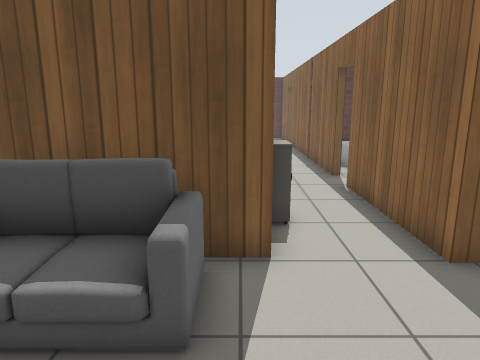
View 1 (above)

17 first-person views from a walk through a world built for the Gazebo simulator. The camera is 1.3 m above the floor, tilts 12° down and sees 70° across. The lines on the ground mark 1 m squares. The floor is counted in squares, 0.5 m on a side. Each view is taken from the middle of a square. On the plan, view 1 faces up. The plan holds only what a view shows up to about 20 squares ahead; the rest is blank. Robots are left out. Simple patterns stand in for the simulator's built-in surfaces. Some stock models are drawn as simple stand-ins. Some surface patterns are stand-ins.

View 2
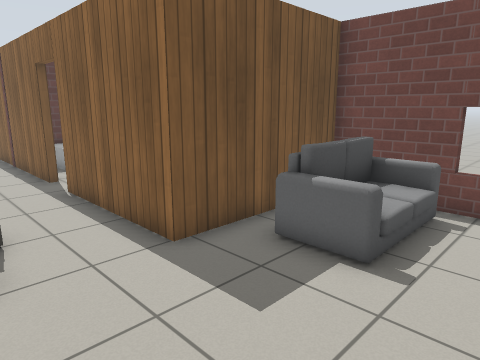

View 3
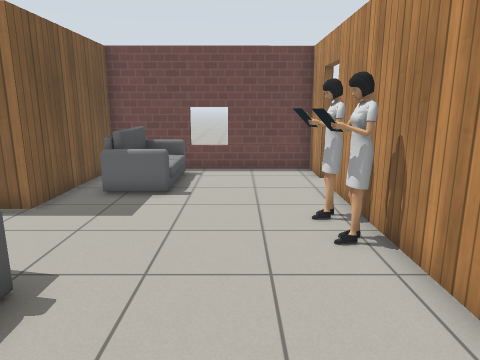

View 4
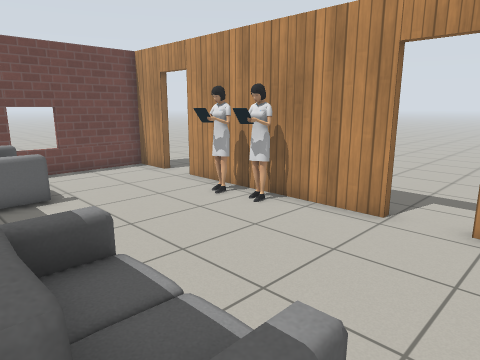

View 5
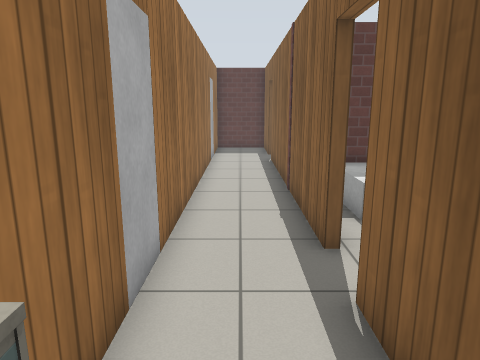

View 6
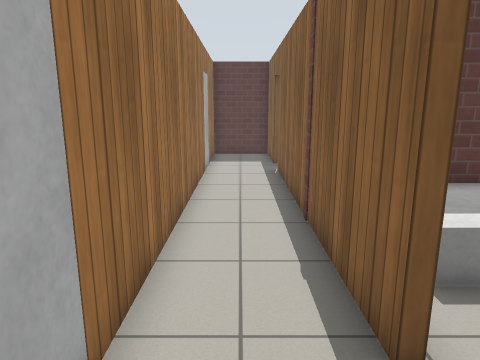

View 7
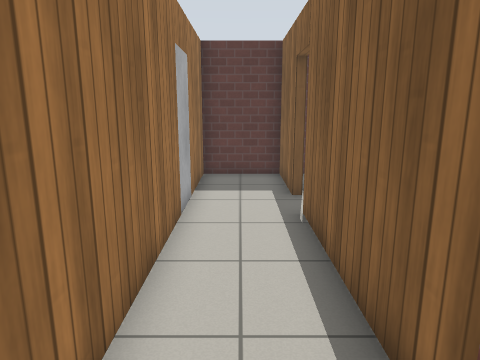

View 8
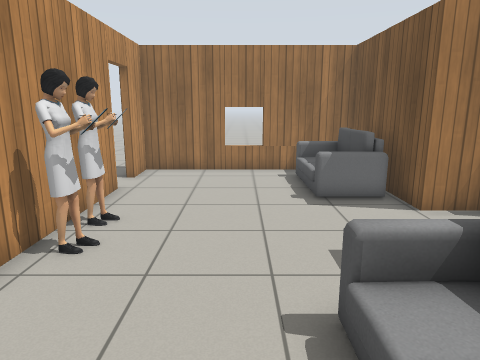

View 9
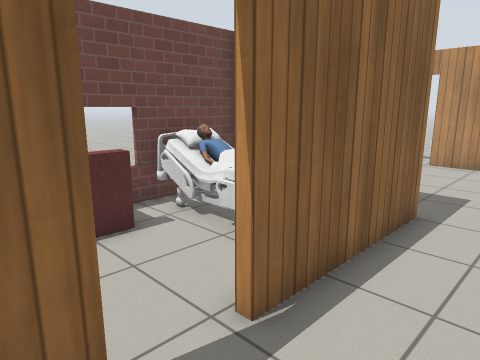

View 10
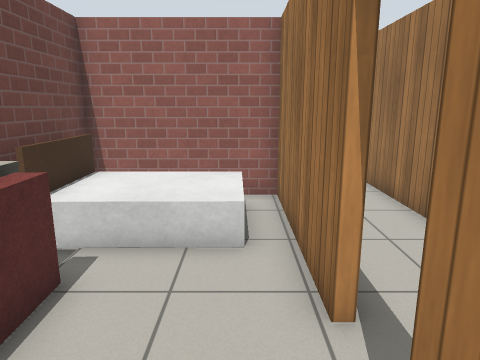

View 11
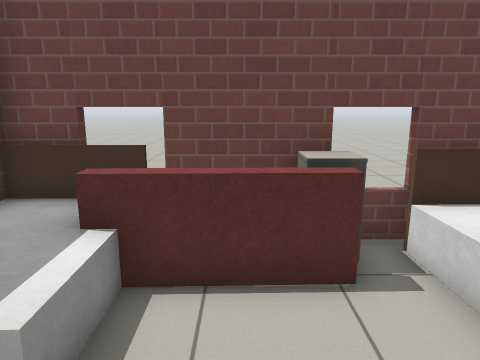

View 12
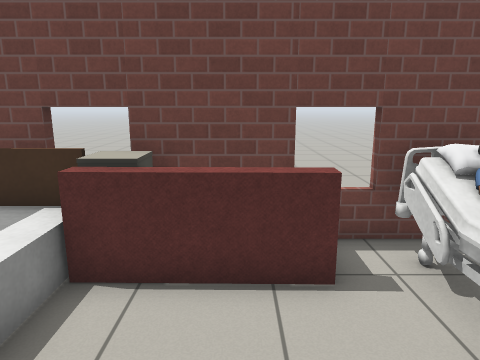

View 13
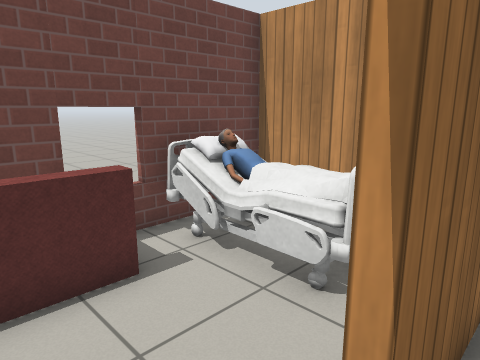

View 14
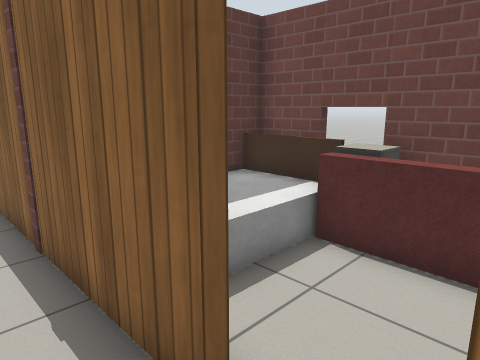

View 15
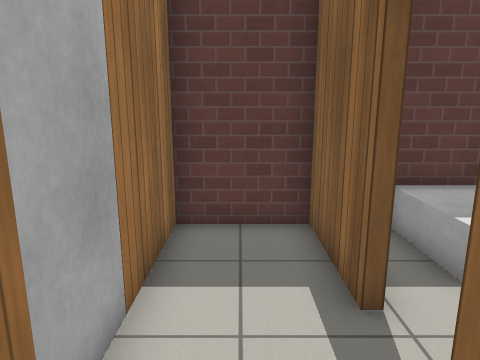

View 16
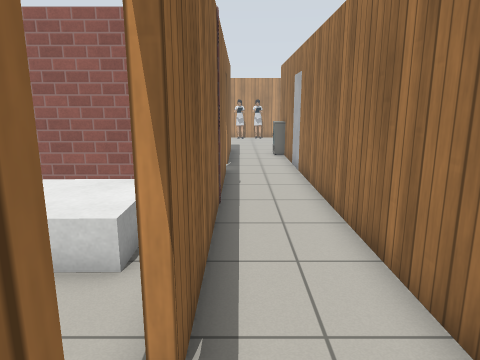

View 17
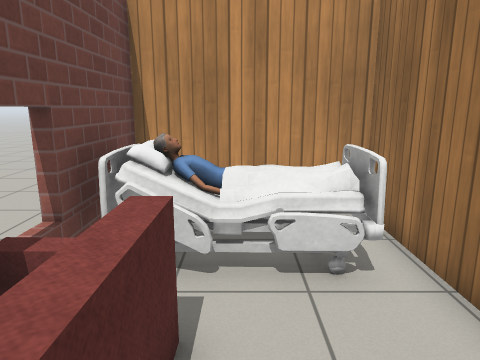

### Floor plan
Ten units are one square. View 1 is at (0, 0); x grows to the right and y downward. Boxes are objects, and circles mark ways between rooms. Rooms are numbered by the first view taken in them; rooms with no view inside come last. Other rooms are left out.
<svg viewBox="-59 -300 159 335">
<path fill="none" stroke="#000" d="M5 -74 5 -56 -54 -56 -54 30 -37 30M36 -130 36 -242M-19 30 59 30M76 30 95 30 95 -54 36 -54 36 -112M36 -260 36 -294 5 -294 5 -89M39 -242 39 -179 95 -179 95 -294M39 -266 39 -260M39 -100 39 -57 95 -57 95 -176 53 -176"/>
<rect x="-45" y="-55" width="40" height="30" fill="#bbb"><title>sofa</title></rect>
<rect x="5" y="15" width="20" height="10" fill="#bbb"><title>person</title></rect>
<rect x="5" y="-85" width="10" height="10" fill="#bbb"><title>side table</title></rect>
<rect x="25" y="5" width="10" height="20" fill="#bbb"><title>person</title></rect>
<rect x="45" y="-45" width="50" height="30" fill="#bbb"><title>sofa</title></rect>
<rect x="45" y="-225" width="50" height="40" fill="#bbb"><title>bed</title></rect>
<rect x="45" y="-295" width="50" height="30" fill="#bbb"><title>bed</title></rect>
<rect x="75" y="-245" width="20" height="20" fill="#bbb"><title>side table</title></rect>
<rect x="75" y="-275" width="10" height="30" fill="#bbb"><title>sofa</title></rect>
<rect x="45" y="-95" width="50" height="30" fill="#bbb"><title>bed</title></rect>
<rect x="45" y="-175" width="50" height="30" fill="#bbb"><title>bed</title></rect>
<rect x="75" y="-135" width="20" height="30" fill="#bbb"><title>sofa</title></rect>
<rect x="75" y="-145" width="20" height="10" fill="#bbb"><title>side table</title></rect>
<rect x="75" y="-155" width="10" height="10" fill="#bbb"><title>sofa</title></rect>
<circle cx="40" cy="-255" r="3" fill="#2a7"/>
<circle cx="40" cy="-125" r="3" fill="#2a7"/>
<text x="20" y="-70">1</text>
<text x="70" y="-250">2</text>
<text x="70" y="-120">3</text>
</svg>
Room 1 opens to room 2. Room 1 opens to room 3.

Where each view was taken, in squares from view 1:
view 1: 0 up, 0 right, facing up
view 2: 0 up, 0 right, facing up-right
view 3: 0 up, 5 left, facing right
view 4: 5 up, 5 left, facing down-right
view 5: 7 up, 2 right, facing up
view 6: 10 up, 2 right, facing up
view 7: 16 up, 2 right, facing up
view 8: 1 up, 9 right, facing left
view 9: 14 up, 1 right, facing down-right
view 10: 28 up, 5 right, facing down
view 11: 25 up, 3 right, facing right
view 12: 12 up, 3 right, facing right
view 13: 13 up, 3 right, facing down-right
view 14: 11 up, 2 right, facing up-right
view 15: 22 up, 2 right, facing up
view 16: 27 up, 3 right, facing down
view 17: 14 up, 7 right, facing down
